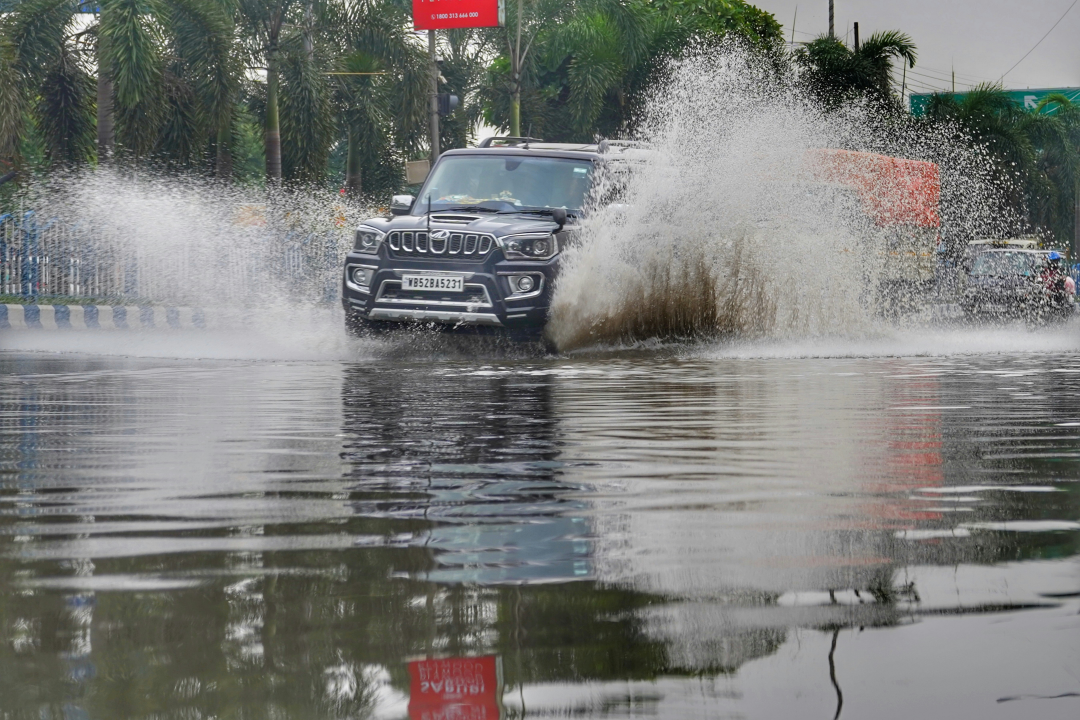
#> input picture data/raw/dibakar-roy-3QPRD4dJBUw-unsplash.jpg, 5400 x 3600 px (shown at 1/5 size)
$ python -i image_analyzer.py   (imports and definitions only)
#> lines starting #> are read from the running program, lines starting #| are printed output that depends on the picture; after the words box and inside, x2 and y2 are one past the last pixel; in counts of white or black regions, pixels touching at a corner belong together
import cv2
import numpy as np


def analyze_image(image_path):
    """
    Lightweight OpenCV-based visual risk analyzer.

    Returns visual scores for:
    - Flooding
    - Road Damage
    - Infrastructure
    - Obstruction
    """

    image = cv2.imread(str(image_path))
#> image is the input picture: shape (3600, 5400, 3); mean B, G, R 119.9, 122.5, 121.5

    if image is None:
        raise ValueError(f"Unable to load image: {image_path}")

    # Resize for faster processing
    height, width = image.shape[:2]
#> height = 3600; width = 5400

    scale = min(800 / width, 800 / height, 1.0)
#> scale = 0.148

    if scale < 1.0:
        image = cv2.resize(
            image,
            (
                int(width * scale),
                int(height * scale)
            )
        )
#> image: shape (533, 800, 3)

    # ---------------------------------------------------------
    # Convert colour spaces
    # ---------------------------------------------------------

    hsv = cv2.cvtColor(image, cv2.COLOR_BGR2HSV)
#> hsv: shape (533, 800, 3); mean H, S, V 60.5, 25.3, 126.1
    gray = cv2.cvtColor(image, cv2.COLOR_BGR2GRAY)

    h = hsv[:, :, 0]
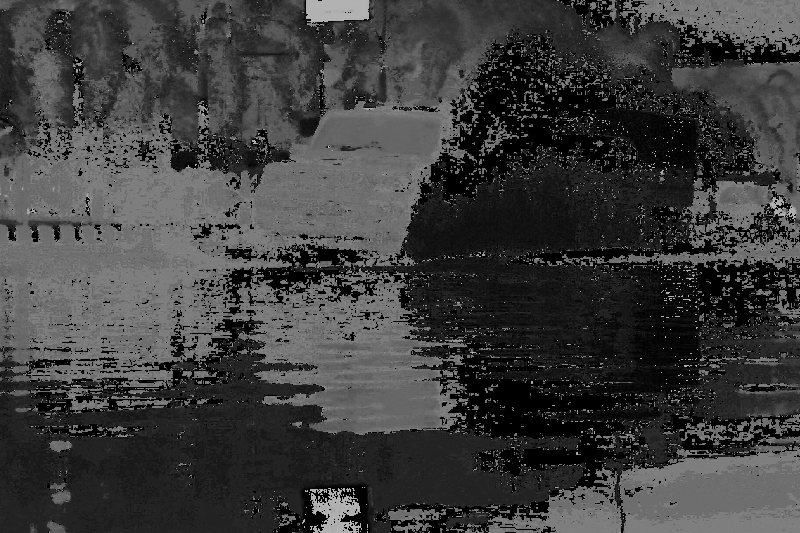
#> h: shape (533, 800); min 0, max 179, mean 60.5
    s = hsv[:, :, 1]
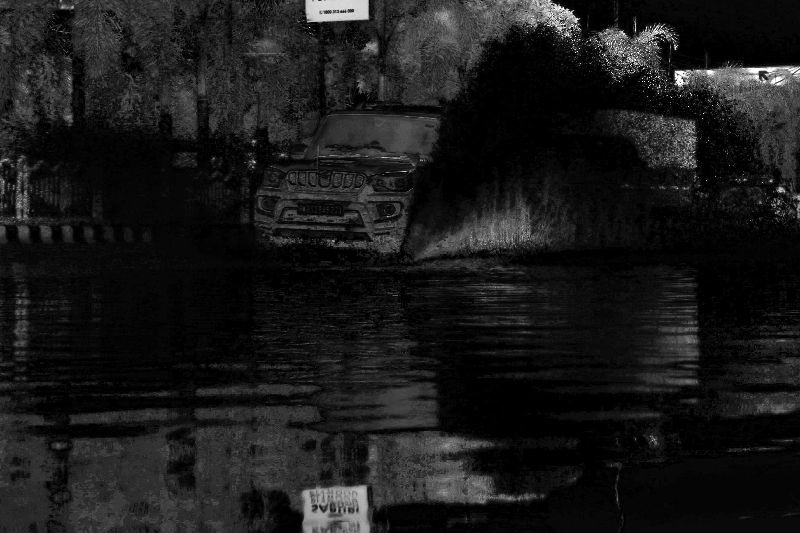
#> s: shape (533, 800); min 0, max 255, mean 25.3
    v = hsv[:, :, 2]
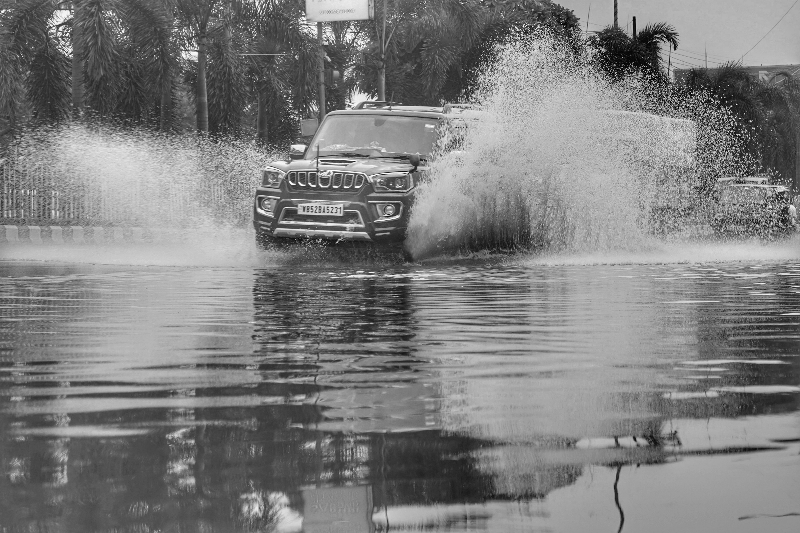
#> v: shape (533, 800); min 0, max 255, mean 126.1

    # ---------------------------------------------------------
    # 1. FLOODING DETECTION
    # ---------------------------------------------------------
    # Water often contains blue/cyan/low-saturation
    # reflective regions. This is a visual indicator,
    # not a trained flood classifier.

    blue_mask = (
        (h >= 85) &
        (h <= 130) &
        (s >= 35) &
        (v >= 45)
    )
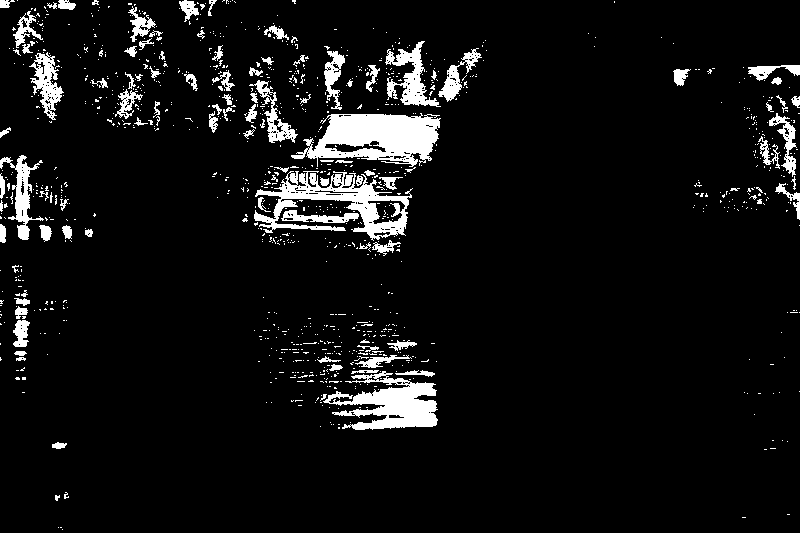
#> blue_mask: shape (533, 800) bool; 6.9% white; 1078 white regions (976 under 20 px), largest, box (x1, y1, x2, y2) and area: (291, 113, 441, 167) 4897, (254, 171, 413, 241) 3966, (323, 371, 438, 430) 3471

    cyan_mask = (
        (h >= 75) &
        (h < 100) &
        (s >= 25) &
        (v >= 50)
    )
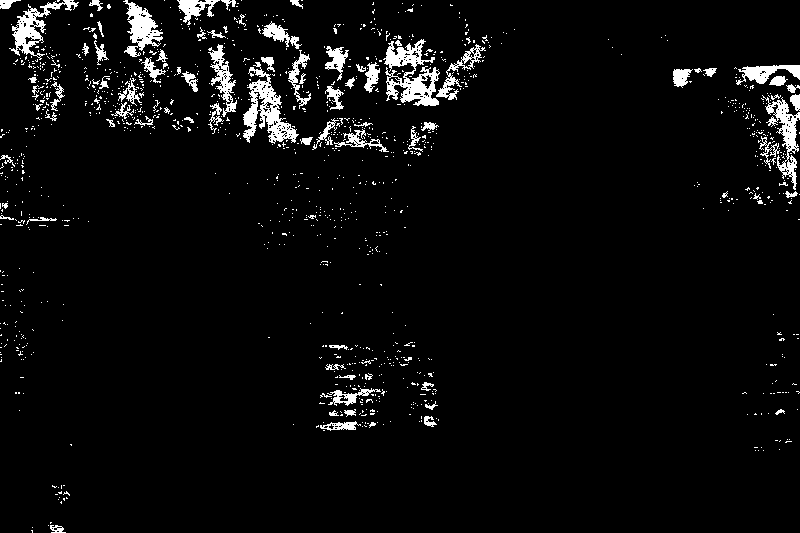
#> cyan_mask: shape (533, 800) bool; 4.4% white; 1207 white regions (1125 under 20 px), largest, box (x1, y1, x2, y2) and area: (383, 39, 440, 106) 1808, (243, 62, 299, 144) 1679, (9, 0, 79, 60) 1093

    dark_reflective_mask = (
        (v >= 35) &
        (v <= 150) &
        (s <= 100)
    )
#> dark_reflective_mask: shape (533, 800) bool; 57.9% white; 2978 black regions (2797 under 20 px), largest, box (x1, y1, x2, y2) and area: (0, 0, 800, 449) 132967, (617, 444, 800, 533) 8631, (372, 465, 620, 533) 5998

    water_pixels = (
        blue_mask |
        cyan_mask |
        dark_reflective_mask
    )
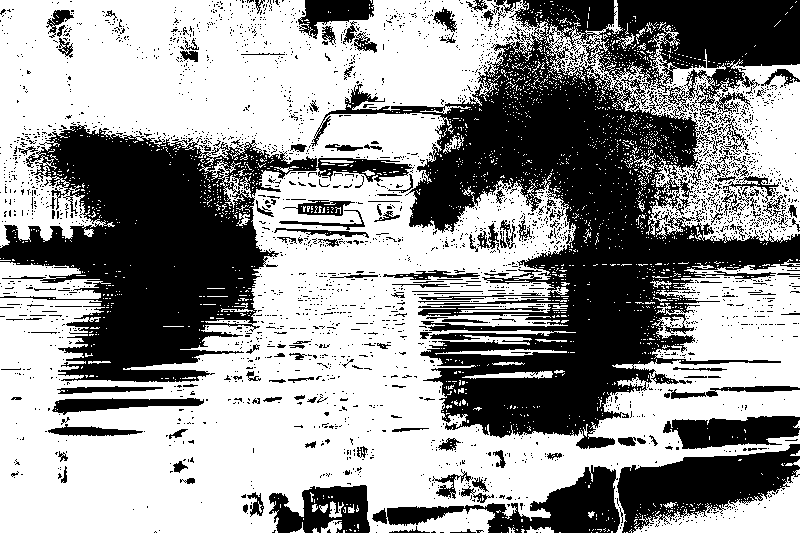
#> water_pixels: shape (533, 800) bool; 59.1% white; 2953 black regions (2788 under 20 px), largest, box (x1, y1, x2, y2) and area: (311, 0, 800, 449) 85613, (0, 124, 414, 382) 43286, (617, 444, 800, 533) 8631

    water_ratio = float(np.mean(water_pixels))
#> water_ratio = 0.591

    flooding_score = min(
        100.0,
        water_ratio * 100 * 1.8
    )
#> flooding_score = 100

    # ---------------------------------------------------------
    # 2. ROAD SURFACE / DAMAGE INDICATOR
    # ---------------------------------------------------------

    edges = cv2.Canny(
        gray,
        threshold1=70,
        threshold2=150
    )
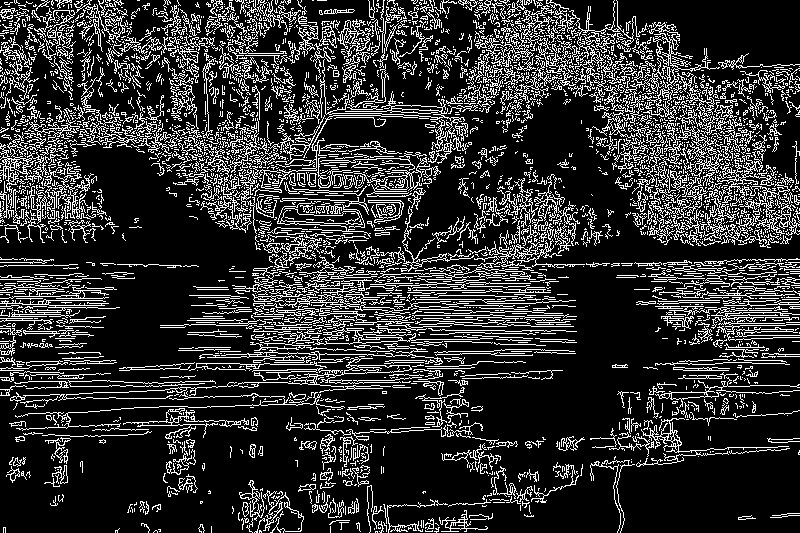
#> edges: shape (533, 800); 19.3% white in thin lines or dots

    edge_ratio = float(np.mean(edges > 0))
#> edge_ratio = 0.193

    # Irregular surface texture
    texture_score = min(
        100.0,
        edge_ratio * 500
    )
#> texture_score = 96.63

    road_score = texture_score
#> road_score = 96.63

    # ---------------------------------------------------------
    # 3. INFRASTRUCTURE INDICATOR
    # ---------------------------------------------------------

    contrast = float(np.std(gray))
#> contrast = 48.33

    infrastructure_score = min(
        100.0,
        contrast * 1.5
    )
#> infrastructure_score = 72.5

    # ---------------------------------------------------------
    # 4. OBSTRUCTION INDICATOR
    # ---------------------------------------------------------

    # Contours give an approximate measure of
    # object complexity in the scene.

    contours, _ = cv2.findContours(
        edges,
        cv2.RETR_EXTERNAL,
        cv2.CHAIN_APPROX_SIMPLE
    )
#> contours = 3282 contours, 3047 with area under 20; largest, box (x1, y1, x2, y2) and area: (703, 173, 800, 245) 950, (260, 315, 493, 349) 862, (625, 22, 720, 119) 644, (0, 132, 61, 209) 430, (337, 19, 371, 59) 398

    significant_contours = [
        contour
        for contour in contours
        if cv2.contourArea(contour) > 100
    ]
#> significant_contours = 52 contours; largest, box (x1, y1, x2, y2) and area: (703, 173, 800, 245) 950, (260, 315, 493, 349) 862, (625, 22, 720, 119) 644, (0, 132, 61, 209) 430, (337, 19, 371, 59) 398

    contour_score = min(
        100.0,
        len(significant_contours) * 2.5
    )
#> contour_score = 100

    obstruction_score = contour_score
#> obstruction_score = 100

    # ---------------------------------------------------------
    # RISK SCORES
    # ---------------------------------------------------------

    scores = {
        "Flooding": round(flooding_score, 2),
        "Road Damage": round(road_score, 2),
        "Infrastructure": round(infrastructure_score, 2),
        "Obstruction": round(obstruction_score, 2)
    }
#> scores = {'Flooding': 100, 'Road Damage': 96.63, 'Infrastructure': 72.5, 'Obstruction': 100}

    # ---------------------------------------------------------
    # CONDITION SELECTION
    # ---------------------------------------------------------

    detected_condition = max(
        scores,
        key=scores.get
    )
#> detected_condition = 'Flooding'

    confidence = scores[detected_condition]
#> confidence = 100

    # Keep confidence within a sensible range
    confidence = max(
        30.0,
        min(95.0, confidence)
    )
#> confidence = 95

    # ---------------------------------------------------------
    # SEVERITY
    # ---------------------------------------------------------

    if confidence >= 75:
        severity = "High"
        risk_level = "CRITICAL"

    elif confidence >= 55:
        severity = "Moderate"
        risk_level = "HIGH"

    elif confidence >= 40:
        severity = "Low"
        risk_level = "MODERATE"

    else:
        severity = "Low"
        risk_level = "LOW"

    # ---------------------------------------------------------
    # RECOMMENDED ACTION
    # ---------------------------------------------------------

    actions = {
        "Flooding":
            "Inspect water accumulation, drainage systems and affected roads.",

        "Road Damage":
            "Inspect road surfaces for potholes, cracks and structural damage.",

        "Infrastructure":
            "Inspect nearby public infrastructure for visible damage.",

        "Obstruction":
            "Inspect the area for garbage, debris or road blockages."
    }

    return {
        "condition": detected_condition,
        "confidence": round(confidence, 2),
        "severity": severity,
        "risk_level": risk_level,
        "scores": scores,
        "recommended_action": actions[detected_condition],

        "image_width": int(width),
        "image_height": int(height),

        "edge_ratio": round(edge_ratio, 4),
        "water_ratio": round(water_ratio, 4),
        "contrast": round(contrast, 2),
        "contours": len(significant_contours)
    }

>>> result = analyze_image('../../data/raw/dibakar-roy-3QPRD4dJBUw-unsplash.jpg')
#> result = 12 items
